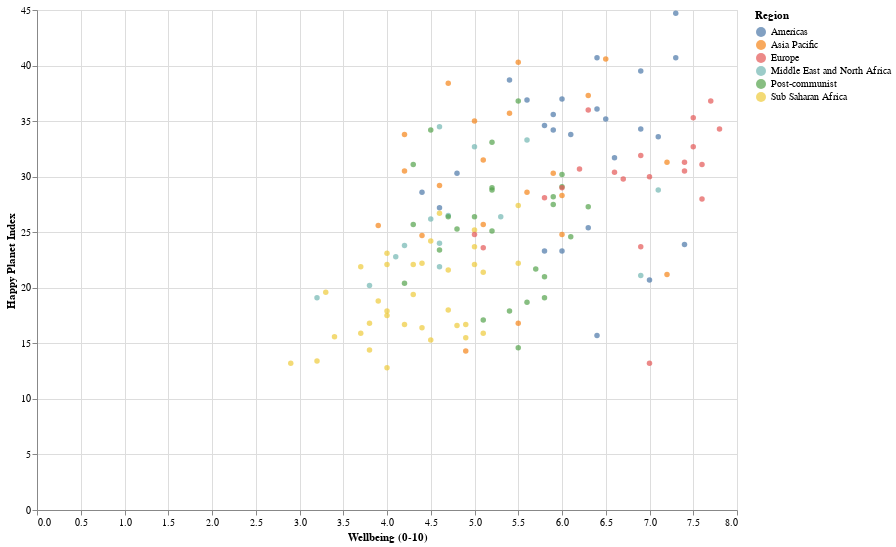

Write notebook code for a chart like this one.
### Code cell
# We'll add hover and tooltip functionality to a static scatter plot using altair.

import altair as alt

# hover and tooltip in altair

# Use the mark_circle() function to denote datapoints in the scatter plot using filled circles. Use mark_point() of empty ones.
# Use the encode function to specify the features on the x and y axes.
# Add the interactive() function to make the plot interactive for zooming!

# In altair, quantitative features are denoted as Q, and nominal features are denoted as N.

alt.Chart(hpi_df).mark_circle().encode(
 x='Wellbeing (0-10):Q',
 y='Happy Planet Index:Q',
 color='Region:N',
 tooltip=['Country', 'Region', 'Wellbeing (0-10)', 'Happy Planet Index', 'Life Expectancy (years)'],
).properties(width=700,height=500)

# try to move mouse over any data dot

### Figure 1 — Vega-Lite specification as saved in the notebook (floating-point values rounded to 4 significant figures; data arrays with more than 128 entries replaced by an {"elided": "..."} marker saying what was removed)
{"config": {"view": {"continuousWidth": 400, "continuousHeight": 300}}, "data": {"name": "data-06c1dbec64553b487ce4599ce4c93c9b"}, "mark": "circle", "encoding": {"color": {"field": "Region", "type": "nominal"}, "tooltip": [{"field": "Country", "type": "nominal"}, {"field": "Region", "type": "nominal"}, {"field": "Wellbeing (0-10)", "type": "quantitative"}, {"field": "Happy Planet Index", "type": "quantitative"}, {"field": "Life Expectancy (years)", "type": "quantitative"}], "x": {"field": "Wellbeing (0-10)", "type": "quantitative"}, "y": {"field": "Happy Planet Index", "type": "quantitative"}}, "height": 500, "width": 700, "$schema": "https://vega.github.io/schema/vega-lite/v4.17.0.json", "datasets": {"data-06c1dbec64553b487ce4599ce4c93c9b": {"elided": "140 records"}}}
